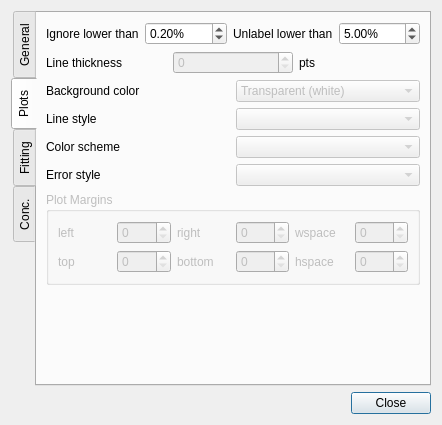
<?xml version="1.0" encoding="UTF-8"?>
<ui version="4.0">
 <class>ApesOptions</class>
 <widget class="QDialog" name="ApesOptions">
  <property name="geometry">
   <rect>
    <x>0</x>
    <y>0</y>
    <width>442</width>
    <height>425</height>
   </rect>
  </property>
  <property name="windowTitle">
   <string>Dialog</string>
  </property>
  <layout class="QVBoxLayout" name="verticalLayout_4">
   <item>
    <widget class="QTabWidget" name="tabWidget">
     <property name="enabled">
      <bool>true</bool>
     </property>
     <property name="tabPosition">
      <enum>QTabWidget::West</enum>
     </property>
     <property name="tabShape">
      <enum>QTabWidget::Rounded</enum>
     </property>
     <property name="currentIndex">
      <number>1</number>
     </property>
     <widget class="QWidget" name="tab_general">
      <attribute name="title">
       <string>General</string>
      </attribute>
      <layout class="QVBoxLayout" name="verticalLayout_6">
       <item>
        <layout class="QHBoxLayout" name="hl_3">
         <item>
          <widget class="QLabel" name="lbl_verbosity">
           <property name="text">
            <string>Output verbosity</string>
           </property>
          </widget>
         </item>
         <item>
          <widget class="QComboBox" name="cb_verbosity">
           <property name="currentIndex">
            <number>0</number>
           </property>
           <item>
            <property name="text">
             <string>Minimal</string>
            </property>
           </item>
           <item>
            <property name="text">
             <string>Regular</string>
            </property>
           </item>
           <item>
            <property name="text">
             <string>Full</string>
            </property>
           </item>
          </widget>
         </item>
        </layout>
       </item>
       <item>
        <spacer name="verticalSpacer_3">
         <property name="orientation">
          <enum>Qt::Vertical</enum>
         </property>
         <property name="sizeHint" stdset="0">
          <size>
           <width>20</width>
           <height>40</height>
          </size>
         </property>
        </spacer>
       </item>
      </layout>
     </widget>
     <widget class="QWidget" name="tab_plots">
      <property name="enabled">
       <bool>true</bool>
      </property>
      <attribute name="title">
       <string>Plots</string>
      </attribute>
      <layout class="QVBoxLayout" name="verticalLayout_3">
       <item>
        <layout class="QHBoxLayout" name="horizontalLayout_5">
         <item>
          <widget class="QLabel" name="label">
           <property name="text">
            <string>Ignore lower than</string>
           </property>
          </widget>
         </item>
         <item>
          <widget class="QDoubleSpinBox" name="dsb_ignorelwr">
           <property name="suffix">
            <string>%</string>
           </property>
           <property name="singleStep">
            <double>0.100000000000000</double>
           </property>
           <property name="value">
            <double>0.200000000000000</double>
           </property>
          </widget>
         </item>
         <item>
          <widget class="QLabel" name="label_2">
           <property name="text">
            <string>Unlabel lower than</string>
           </property>
          </widget>
         </item>
         <item>
          <widget class="QDoubleSpinBox" name="dsb_unlabellwr">
           <property name="suffix">
            <string>%</string>
           </property>
           <property name="singleStep">
            <double>0.100000000000000</double>
           </property>
           <property name="value">
            <double>5.000000000000000</double>
           </property>
          </widget>
         </item>
        </layout>
       </item>
       <item>
        <layout class="QHBoxLayout" name="horizontalLayout_4">
         <item>
          <widget class="QLabel" name="label_13">
           <property name="text">
            <string>Line thickness</string>
           </property>
          </widget>
         </item>
         <item>
          <widget class="QSpinBox" name="sb_linethick">
           <property name="enabled">
            <bool>false</bool>
           </property>
          </widget>
         </item>
         <item>
          <widget class="QLabel" name="label_6">
           <property name="text">
            <string>pts</string>
           </property>
          </widget>
         </item>
        </layout>
       </item>
       <item>
        <layout class="QHBoxLayout" name="hl_2">
         <item>
          <widget class="QLabel" name="lbl_background">
           <property name="text">
            <string>Background color</string>
           </property>
          </widget>
         </item>
         <item>
          <widget class="QComboBox" name="cb_background">
           <property name="enabled">
            <bool>false</bool>
           </property>
           <item>
            <property name="text">
             <string>Transparent (white)</string>
            </property>
           </item>
           <item>
            <property name="text">
             <string>Blue</string>
            </property>
           </item>
           <item>
            <property name="text">
             <string>Green</string>
            </property>
           </item>
           <item>
            <property name="text">
             <string>Red</string>
            </property>
           </item>
           <item>
            <property name="text">
             <string>Cyan</string>
            </property>
           </item>
           <item>
            <property name="text">
             <string>Magenta</string>
            </property>
           </item>
           <item>
            <property name="text">
             <string>Yellow</string>
            </property>
           </item>
           <item>
            <property name="text">
             <string>Black</string>
            </property>
           </item>
           <item>
            <property name="text">
             <string>White</string>
            </property>
           </item>
          </widget>
         </item>
        </layout>
       </item>
       <item>
        <layout class="QHBoxLayout" name="horizontalLayout">
         <item>
          <widget class="QLabel" name="label_3">
           <property name="text">
            <string>Line style</string>
           </property>
          </widget>
         </item>
         <item>
          <widget class="QComboBox" name="cb_line_style">
           <property name="enabled">
            <bool>false</bool>
           </property>
          </widget>
         </item>
        </layout>
       </item>
       <item>
        <layout class="QHBoxLayout" name="horizontalLayout_6">
         <item>
          <widget class="QLabel" name="label_16">
           <property name="text">
            <string>Color scheme</string>
           </property>
          </widget>
         </item>
         <item>
          <widget class="QComboBox" name="cb_color_scheme">
           <property name="enabled">
            <bool>false</bool>
           </property>
          </widget>
         </item>
        </layout>
       </item>
       <item>
        <layout class="QHBoxLayout" name="horizontalLayout_7">
         <item>
          <widget class="QLabel" name="label_17">
           <property name="text">
            <string>Error style</string>
           </property>
          </widget>
         </item>
         <item>
          <widget class="QComboBox" name="sb_error_style">
           <property name="enabled">
            <bool>false</bool>
           </property>
          </widget>
         </item>
        </layout>
       </item>
       <item>
        <widget class="QGroupBox" name="groupBox">
         <property name="enabled">
          <bool>false</bool>
         </property>
         <property name="title">
          <string>Plot Margins</string>
         </property>
         <layout class="QGridLayout" name="gridLayout">
          <item row="0" column="0">
           <widget class="QLabel" name="label_7">
            <property name="text">
             <string>left</string>
            </property>
           </widget>
          </item>
          <item row="0" column="1">
           <widget class="QSpinBox" name="spinBox_3">
            <property name="enabled">
             <bool>false</bool>
            </property>
           </widget>
          </item>
          <item row="0" column="2">
           <widget class="QLabel" name="label_8">
            <property name="text">
             <string>right</string>
            </property>
           </widget>
          </item>
          <item row="0" column="3">
           <widget class="QSpinBox" name="spinBox_4">
            <property name="enabled">
             <bool>false</bool>
            </property>
           </widget>
          </item>
          <item row="0" column="4">
           <widget class="QLabel" name="label_11">
            <property name="text">
             <string>wspace</string>
            </property>
           </widget>
          </item>
          <item row="0" column="5">
           <widget class="QSpinBox" name="spinBox_5">
            <property name="enabled">
             <bool>false</bool>
            </property>
           </widget>
          </item>
          <item row="1" column="0">
           <widget class="QLabel" name="label_9">
            <property name="text">
             <string>top</string>
            </property>
           </widget>
          </item>
          <item row="1" column="1">
           <widget class="QSpinBox" name="spinBox_6">
            <property name="enabled">
             <bool>false</bool>
            </property>
           </widget>
          </item>
          <item row="1" column="2">
           <widget class="QLabel" name="label_10">
            <property name="text">
             <string>bottom</string>
            </property>
           </widget>
          </item>
          <item row="1" column="3">
           <widget class="QSpinBox" name="spinBox_7">
            <property name="enabled">
             <bool>false</bool>
            </property>
           </widget>
          </item>
          <item row="1" column="4">
           <widget class="QLabel" name="label_12">
            <property name="text">
             <string>hspace</string>
            </property>
           </widget>
          </item>
          <item row="1" column="5">
           <widget class="QSpinBox" name="spinBox_8">
            <property name="enabled">
             <bool>false</bool>
            </property>
           </widget>
          </item>
         </layout>
        </widget>
       </item>
       <item>
        <spacer name="verticalSpacer">
         <property name="orientation">
          <enum>Qt::Vertical</enum>
         </property>
         <property name="sizeHint" stdset="0">
          <size>
           <width>20</width>
           <height>40</height>
          </size>
         </property>
        </spacer>
       </item>
      </layout>
     </widget>
     <widget class="QWidget" name="tab_fitting">
      <attribute name="title">
       <string>Fitting</string>
      </attribute>
      <layout class="QVBoxLayout" name="verticalLayout_7">
       <item>
        <layout class="QHBoxLayout" name="horizontalLayout_2">
         <item>
          <widget class="QLabel" name="label_24">
           <property name="text">
            <string>Fitting Variable</string>
           </property>
          </widget>
         </item>
         <item>
          <widget class="QComboBox" name="cb_fittingvar">
           <property name="enabled">
            <bool>false</bool>
           </property>
           <item>
            <property name="text">
             <string>Beta logarithm</string>
            </property>
           </item>
           <item>
            <property name="text">
             <string>Beta</string>
            </property>
           </item>
          </widget>
         </item>
        </layout>
       </item>
       <item>
        <layout class="QHBoxLayout" name="horizontalLayout_3">
         <item>
          <widget class="QLabel" name="label_25">
           <property name="text">
            <string>Fitting Sequence</string>
           </property>
          </widget>
         </item>
         <item>
          <widget class="QComboBox" name="cb_fittingseq">
           <property name="enabled">
            <bool>false</bool>
           </property>
           <item>
            <property name="text">
             <string>Best fit for all constants</string>
            </property>
           </item>
           <item>
            <property name="text">
             <string>Remove worst beta in turn</string>
            </property>
           </item>
          </widget>
         </item>
        </layout>
       </item>
       <item>
        <widget class="QGroupBox" name="gb_coarseoptions">
         <property name="title">
          <string>Coarse Fitting Criteria Options</string>
         </property>
         <layout class="QVBoxLayout" name="verticalLayout_5">
          <item>
           <layout class="QGridLayout" name="gridLayout_3">
            <item row="0" column="0">
             <widget class="QLabel" name="label_4">
              <property name="text">
               <string>Threshold for χ²</string>
              </property>
             </widget>
            </item>
            <item row="0" column="1">
             <widget class="QLineEdit" name="le_coarsetolc">
              <property name="text">
               <string>1.0e-5</string>
              </property>
              <property name="alignment">
               <set>Qt::AlignRight|Qt::AlignTrailing|Qt::AlignVCenter</set>
              </property>
             </widget>
            </item>
            <item row="1" column="0">
             <widget class="QLabel" name="label_15">
              <property name="text">
               <string>Threshold for vars</string>
              </property>
             </widget>
            </item>
            <item row="1" column="1">
             <widget class="QLineEdit" name="le_coarsetolv">
              <property name="text">
               <string>1.0e-2</string>
              </property>
              <property name="alignment">
               <set>Qt::AlignRight|Qt::AlignTrailing|Qt::AlignVCenter</set>
              </property>
             </widget>
            </item>
            <item row="2" column="0">
             <widget class="QLabel" name="label_22">
              <property name="text">
               <string>Max. iterations</string>
              </property>
             </widget>
            </item>
            <item row="2" column="1">
             <widget class="QSpinBox" name="sb_coarsemaxits">
              <property name="layoutDirection">
               <enum>Qt::LeftToRight</enum>
              </property>
              <property name="alignment">
               <set>Qt::AlignRight|Qt::AlignTrailing|Qt::AlignVCenter</set>
              </property>
              <property name="maximum">
               <number>999</number>
              </property>
              <property name="value">
               <number>10</number>
              </property>
             </widget>
            </item>
           </layout>
          </item>
         </layout>
        </widget>
       </item>
       <item>
        <widget class="QGroupBox" name="gb_fineoptions">
         <property name="title">
          <string>Fine Fitting Criteria Options</string>
         </property>
         <layout class="QVBoxLayout" name="verticalLayout">
          <item>
           <layout class="QGridLayout" name="gridLayout_4">
            <item row="0" column="0">
             <widget class="QLabel" name="label_5">
              <property name="text">
               <string>Threshold for χ²</string>
              </property>
             </widget>
            </item>
            <item row="0" column="1">
             <widget class="QLineEdit" name="le_finetolc">
              <property name="text">
               <string>1.0e-15</string>
              </property>
              <property name="alignment">
               <set>Qt::AlignRight|Qt::AlignTrailing|Qt::AlignVCenter</set>
              </property>
             </widget>
            </item>
            <item row="1" column="0">
             <widget class="QLabel" name="label_14">
              <property name="text">
               <string>Threshold for vars</string>
              </property>
             </widget>
            </item>
            <item row="1" column="1">
             <widget class="QLineEdit" name="le_finetolv">
              <property name="text">
               <string>1.0e-5</string>
              </property>
              <property name="alignment">
               <set>Qt::AlignRight|Qt::AlignTrailing|Qt::AlignVCenter</set>
              </property>
             </widget>
            </item>
            <item row="2" column="0">
             <widget class="QLabel" name="label_26">
              <property name="text">
               <string>Max. iterations</string>
              </property>
             </widget>
            </item>
            <item row="2" column="1">
             <widget class="QSpinBox" name="sb_finemaxits">
              <property name="alignment">
               <set>Qt::AlignRight|Qt::AlignTrailing|Qt::AlignVCenter</set>
              </property>
              <property name="maximum">
               <number>999</number>
              </property>
              <property name="value">
               <number>50</number>
              </property>
             </widget>
            </item>
           </layout>
          </item>
         </layout>
        </widget>
       </item>
      </layout>
     </widget>
     <widget class="QWidget" name="tab_conc">
      <property name="enabled">
       <bool>true</bool>
      </property>
      <attribute name="title">
       <string>Conc.</string>
      </attribute>
      <layout class="QVBoxLayout" name="verticalLayout_2">
       <item>
        <layout class="QHBoxLayout" name="horizontalLayout_8">
         <item>
          <widget class="QLabel" name="label_18">
           <property name="text">
            <string>Engine:</string>
           </property>
          </widget>
         </item>
         <item>
          <widget class="QComboBox" name="cb_engine">
           <property name="currentIndex">
            <number>1</number>
           </property>
           <item>
            <property name="text">
             <string>Python</string>
            </property>
           </item>
           <item>
            <property name="text">
             <string>Fortran</string>
            </property>
           </item>
          </widget>
         </item>
        </layout>
       </item>
       <item>
        <layout class="QHBoxLayout" name="horizontalLayout_19">
         <item>
          <widget class="QLabel" name="label_52">
           <property name="text">
            <string>Convergence Threshold</string>
           </property>
          </widget>
         </item>
         <item>
          <widget class="QLineEdit" name="lineEdit_9">
           <property name="enabled">
            <bool>true</bool>
           </property>
          </widget>
         </item>
        </layout>
       </item>
       <item>
        <layout class="QHBoxLayout" name="horizontalLayout_20">
         <item>
          <widget class="QLabel" name="label_53">
           <property name="text">
            <string>Max.Iterations</string>
           </property>
          </widget>
         </item>
         <item>
          <widget class="QSpinBox" name="spinBox">
           <property name="enabled">
            <bool>false</bool>
           </property>
          </widget>
         </item>
        </layout>
       </item>
       <item>
        <layout class="QHBoxLayout" name="horizontalLayout_21">
         <item>
          <widget class="QLabel" name="label_23">
           <property name="text">
            <string>Interpolation</string>
           </property>
          </widget>
         </item>
         <item>
          <widget class="QComboBox" name="cb_interp">
           <property name="enabled">
            <bool>false</bool>
           </property>
           <item>
            <property name="text">
             <string>Auto</string>
            </property>
           </item>
           <item>
            <property name="text">
             <string>None</string>
            </property>
           </item>
           <item>
            <property name="text">
             <string>Linear</string>
            </property>
           </item>
           <item>
            <property name="text">
             <string>Quadratic </string>
            </property>
           </item>
           <item>
            <property name="text">
             <string>Cubic</string>
            </property>
           </item>
          </widget>
         </item>
        </layout>
       </item>
       <item>
        <layout class="QHBoxLayout" name="horizontalLayout_22">
         <item>
          <widget class="QLabel" name="label_51">
           <property name="text">
            <string>Forcer</string>
           </property>
          </widget>
         </item>
         <item>
          <widget class="QComboBox" name="cb_forcer">
           <property name="enabled">
            <bool>false</bool>
           </property>
           <item>
            <property name="text">
             <string>None</string>
            </property>
           </item>
           <item>
            <property name="text">
             <string>Est</string>
            </property>
           </item>
           <item>
            <property name="text">
             <string>Cubic</string>
            </property>
           </item>
           <item>
            <property name="text">
             <string>Equil</string>
            </property>
           </item>
          </widget>
         </item>
        </layout>
       </item>
       <item>
        <layout class="QGridLayout" name="gridLayout_2">
         <item row="2" column="0">
          <widget class="QCheckBox" name="cb_stepwise">
           <property name="text">
            <string>Stepwise fitting</string>
           </property>
          </widget>
         </item>
         <item row="1" column="0">
          <widget class="QCheckBox" name="cb_steplim">
           <property name="text">
            <string>Step limiter</string>
           </property>
           <property name="checked">
            <bool>true</bool>
           </property>
          </widget>
         </item>
         <item row="0" column="0">
          <widget class="QCheckBox" name="cb_damping">
           <property name="text">
            <string>Damping</string>
           </property>
          </widget>
         </item>
         <item row="0" column="1">
          <widget class="QCheckBox" name="cb_scaling">
           <property name="text">
            <string>Scaling</string>
           </property>
          </widget>
         </item>
         <item row="1" column="1">
          <widget class="QCheckBox" name="cb_estimate">
           <property name="text">
            <string>Estimate initial guess</string>
           </property>
           <property name="checked">
            <bool>true</bool>
           </property>
          </widget>
         </item>
         <item row="2" column="1">
          <widget class="QCheckBox" name="cb_zeroffd">
           <property name="text">
            <string>Zero off-diag</string>
           </property>
          </widget>
         </item>
        </layout>
       </item>
       <item>
        <widget class="QLabel" name="label_19">
         <property name="text">
          <string>Warning: Do not change these options unless you know what you are doing.</string>
         </property>
         <property name="wordWrap">
          <bool>true</bool>
         </property>
        </widget>
       </item>
       <item>
        <spacer name="verticalSpacer_2">
         <property name="orientation">
          <enum>Qt::Vertical</enum>
         </property>
         <property name="sizeHint" stdset="0">
          <size>
           <width>20</width>
           <height>40</height>
          </size>
         </property>
        </spacer>
       </item>
      </layout>
     </widget>
    </widget>
   </item>
   <item>
    <layout class="QHBoxLayout" name="hl_1">
     <item>
      <spacer name="hs_1">
       <property name="orientation">
        <enum>Qt::Horizontal</enum>
       </property>
       <property name="sizeHint" stdset="0">
        <size>
         <width>40</width>
         <height>20</height>
        </size>
       </property>
      </spacer>
     </item>
     <item>
      <widget class="QDialogButtonBox" name="buttonBox">
       <property name="orientation">
        <enum>Qt::Horizontal</enum>
       </property>
       <property name="standardButtons">
        <set>QDialogButtonBox::Close</set>
       </property>
      </widget>
     </item>
    </layout>
   </item>
  </layout>
 </widget>
 <resources/>
 <connections>
  <connection>
   <sender>buttonBox</sender>
   <signal>accepted()</signal>
   <receiver>ApesOptions</receiver>
   <slot>accept()</slot>
   <hints>
    <hint type="sourcelabel">
     <x>257</x>
     <y>529</y>
    </hint>
    <hint type="destinationlabel">
     <x>157</x>
     <y>274</y>
    </hint>
   </hints>
  </connection>
  <connection>
   <sender>buttonBox</sender>
   <signal>rejected()</signal>
   <receiver>ApesOptions</receiver>
   <slot>reject()</slot>
   <hints>
    <hint type="sourcelabel">
     <x>325</x>
     <y>529</y>
    </hint>
    <hint type="destinationlabel">
     <x>286</x>
     <y>274</y>
    </hint>
   </hints>
  </connection>
 </connections>
</ui>
